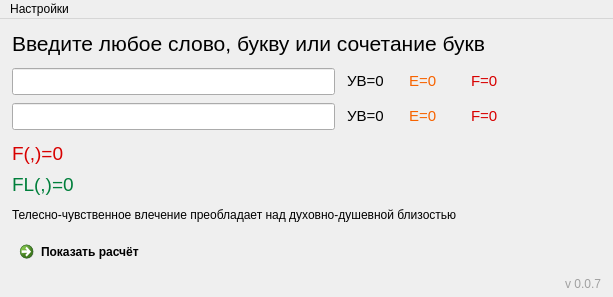
<?xml version="1.0" encoding="UTF-8"?>
<ui version="4.0">
 <class>MainWindow</class>
 <widget class="QMainWindow" name="MainWindow">
  <property name="geometry">
   <rect>
    <x>0</x>
    <y>0</y>
    <width>613</width>
    <height>297</height>
   </rect>
  </property>
  <property name="sizePolicy">
   <sizepolicy hsizetype="Fixed" vsizetype="Fixed">
    <horstretch>0</horstretch>
    <verstretch>0</verstretch>
   </sizepolicy>
  </property>
  <property name="windowTitle">
   <string>Калькулятор E, F, FL</string>
  </property>
  <property name="windowIcon">
   <iconset resource="res.qrc">
    <normaloff>:/ico/main.ico</normaloff>:/ico/main.ico</iconset>
  </property>
  <widget class="QWidget" name="centralwidget">
   <layout class="QVBoxLayout" name="verticalLayout_3">
    <property name="spacing">
     <number>12</number>
    </property>
    <property name="leftMargin">
     <number>12</number>
    </property>
    <property name="topMargin">
     <number>12</number>
    </property>
    <property name="rightMargin">
     <number>12</number>
    </property>
    <property name="bottomMargin">
     <number>6</number>
    </property>
    <item>
     <widget class="QLabel" name="label">
      <property name="font">
       <font>
        <pointsize>16</pointsize>
       </font>
      </property>
      <property name="text">
       <string>Введите любое слово, букву или сочетание букв</string>
      </property>
     </widget>
    </item>
    <item>
     <layout class="QGridLayout" name="gridLayout">
      <property name="verticalSpacing">
       <number>8</number>
      </property>
      <item row="0" column="0">
       <widget class="QLineEdit" name="name1">
        <property name="sizePolicy">
         <sizepolicy hsizetype="Expanding" vsizetype="Fixed">
          <horstretch>0</horstretch>
          <verstretch>0</verstretch>
         </sizepolicy>
        </property>
        <property name="font">
         <font>
          <pointsize>12</pointsize>
         </font>
        </property>
        <property name="toolTip">
         <string>Введито слово, слог или букву</string>
        </property>
       </widget>
      </item>
      <item row="0" column="1">
       <widget class="QLabel" name="m1">
        <property name="sizePolicy">
         <sizepolicy hsizetype="Minimum" vsizetype="Preferred">
          <horstretch>0</horstretch>
          <verstretch>0</verstretch>
         </sizepolicy>
        </property>
        <property name="minimumSize">
         <size>
          <width>50</width>
          <height>0</height>
         </size>
        </property>
        <property name="baseSize">
         <size>
          <width>0</width>
          <height>0</height>
         </size>
        </property>
        <property name="font">
         <font>
          <pointsize>11</pointsize>
         </font>
        </property>
        <property name="toolTip">
         <string>Удельный вес</string>
        </property>
        <property name="styleSheet">
         <string notr="true"/>
        </property>
        <property name="text">
         <string>УВ=0</string>
        </property>
        <property name="textInteractionFlags">
         <set>Qt::TextSelectableByMouse</set>
        </property>
       </widget>
      </item>
      <item row="0" column="2">
       <widget class="QLabel" name="e1">
        <property name="sizePolicy">
         <sizepolicy hsizetype="Minimum" vsizetype="Preferred">
          <horstretch>0</horstretch>
          <verstretch>0</verstretch>
         </sizepolicy>
        </property>
        <property name="minimumSize">
         <size>
          <width>50</width>
          <height>0</height>
         </size>
        </property>
        <property name="baseSize">
         <size>
          <width>0</width>
          <height>0</height>
         </size>
        </property>
        <property name="font">
         <font>
          <pointsize>11</pointsize>
         </font>
        </property>
        <property name="toolTip">
         <string>Энергетическая направленность</string>
        </property>
        <property name="styleSheet">
         <string notr="true">color: rgb(247, 99, 0);</string>
        </property>
        <property name="text">
         <string extracomment="Энергетическая направленность">E=0</string>
        </property>
        <property name="textInteractionFlags">
         <set>Qt::TextSelectableByMouse</set>
        </property>
       </widget>
      </item>
      <item row="0" column="3">
       <widget class="QLabel" name="f1">
        <property name="sizePolicy">
         <sizepolicy hsizetype="Minimum" vsizetype="Preferred">
          <horstretch>0</horstretch>
          <verstretch>0</verstretch>
         </sizepolicy>
        </property>
        <property name="minimumSize">
         <size>
          <width>50</width>
          <height>0</height>
         </size>
        </property>
        <property name="font">
         <font>
          <pointsize>11</pointsize>
         </font>
        </property>
        <property name="toolTip">
         <string>Опорная буква и ее сила</string>
        </property>
        <property name="styleSheet">
         <string notr="true">color: rgb(216, 0, 0);</string>
        </property>
        <property name="text">
         <string>F=0</string>
        </property>
        <property name="textInteractionFlags">
         <set>Qt::TextSelectableByMouse</set>
        </property>
       </widget>
      </item>
      <item row="0" column="4">
       <spacer name="horizontalSpacer">
        <property name="orientation">
         <enum>Qt::Horizontal</enum>
        </property>
        <property name="sizeType">
         <enum>QSizePolicy::Minimum</enum>
        </property>
        <property name="sizeHint" stdset="0">
         <size>
          <width>80</width>
          <height>20</height>
         </size>
        </property>
       </spacer>
      </item>
      <item row="1" column="0">
       <widget class="QLineEdit" name="name2">
        <property name="sizePolicy">
         <sizepolicy hsizetype="Expanding" vsizetype="Fixed">
          <horstretch>0</horstretch>
          <verstretch>0</verstretch>
         </sizepolicy>
        </property>
        <property name="font">
         <font>
          <pointsize>12</pointsize>
         </font>
        </property>
        <property name="toolTip">
         <string>Введито слово, слог или букву</string>
        </property>
       </widget>
      </item>
      <item row="1" column="1">
       <widget class="QLabel" name="m2">
        <property name="sizePolicy">
         <sizepolicy hsizetype="Minimum" vsizetype="Preferred">
          <horstretch>0</horstretch>
          <verstretch>0</verstretch>
         </sizepolicy>
        </property>
        <property name="minimumSize">
         <size>
          <width>50</width>
          <height>0</height>
         </size>
        </property>
        <property name="baseSize">
         <size>
          <width>0</width>
          <height>0</height>
         </size>
        </property>
        <property name="font">
         <font>
          <pointsize>11</pointsize>
         </font>
        </property>
        <property name="toolTip">
         <string>Удельный вес</string>
        </property>
        <property name="styleSheet">
         <string notr="true"/>
        </property>
        <property name="text">
         <string>УВ=0</string>
        </property>
        <property name="textInteractionFlags">
         <set>Qt::TextSelectableByMouse</set>
        </property>
       </widget>
      </item>
      <item row="1" column="2">
       <widget class="QLabel" name="e2">
        <property name="sizePolicy">
         <sizepolicy hsizetype="Minimum" vsizetype="Preferred">
          <horstretch>0</horstretch>
          <verstretch>0</verstretch>
         </sizepolicy>
        </property>
        <property name="minimumSize">
         <size>
          <width>50</width>
          <height>0</height>
         </size>
        </property>
        <property name="baseSize">
         <size>
          <width>0</width>
          <height>0</height>
         </size>
        </property>
        <property name="font">
         <font>
          <pointsize>11</pointsize>
         </font>
        </property>
        <property name="toolTip">
         <string>Энергетическая направленность</string>
        </property>
        <property name="styleSheet">
         <string notr="true">color: rgb(247, 99, 0);</string>
        </property>
        <property name="text">
         <string extracomment="Энергетическая направленность">E=0</string>
        </property>
        <property name="textInteractionFlags">
         <set>Qt::TextSelectableByMouse</set>
        </property>
       </widget>
      </item>
      <item row="1" column="3">
       <widget class="QLabel" name="f2">
        <property name="sizePolicy">
         <sizepolicy hsizetype="Minimum" vsizetype="Preferred">
          <horstretch>0</horstretch>
          <verstretch>0</verstretch>
         </sizepolicy>
        </property>
        <property name="minimumSize">
         <size>
          <width>50</width>
          <height>0</height>
         </size>
        </property>
        <property name="font">
         <font>
          <pointsize>11</pointsize>
         </font>
        </property>
        <property name="toolTip">
         <string>Опорная буква и ее сила</string>
        </property>
        <property name="styleSheet">
         <string notr="true">color: rgb(216, 0, 0);</string>
        </property>
        <property name="text">
         <string>F=0</string>
        </property>
        <property name="textInteractionFlags">
         <set>Qt::TextSelectableByMouse</set>
        </property>
       </widget>
      </item>
      <item row="1" column="4">
       <spacer name="horizontalSpacer_2">
        <property name="orientation">
         <enum>Qt::Horizontal</enum>
        </property>
        <property name="sizeType">
         <enum>QSizePolicy::Minimum</enum>
        </property>
        <property name="sizeHint" stdset="0">
         <size>
          <width>80</width>
          <height>20</height>
         </size>
        </property>
       </spacer>
      </item>
     </layout>
    </item>
    <item>
     <layout class="QVBoxLayout" name="verticalLayout">
      <property name="spacing">
       <number>8</number>
      </property>
      <item>
       <widget class="QLabel" name="f12">
        <property name="sizePolicy">
         <sizepolicy hsizetype="Expanding" vsizetype="Preferred">
          <horstretch>0</horstretch>
          <verstretch>0</verstretch>
         </sizepolicy>
        </property>
        <property name="font">
         <font>
          <pointsize>14</pointsize>
         </font>
        </property>
        <property name="toolTip">
         <string>Сила материального взаимодействия (телесно чувственного влечения)</string>
        </property>
        <property name="styleSheet">
         <string notr="true">color: rgb(216, 0, 0);</string>
        </property>
        <property name="text">
         <string>F(,)=0</string>
        </property>
        <property name="textInteractionFlags">
         <set>Qt::TextSelectableByMouse</set>
        </property>
       </widget>
      </item>
      <item>
       <widget class="QLabel" name="fl12">
        <property name="sizePolicy">
         <sizepolicy hsizetype="Preferred" vsizetype="Preferred">
          <horstretch>0</horstretch>
          <verstretch>0</verstretch>
         </sizepolicy>
        </property>
        <property name="sizeIncrement">
         <size>
          <width>1</width>
          <height>0</height>
         </size>
        </property>
        <property name="font">
         <font>
          <pointsize>14</pointsize>
         </font>
        </property>
        <property name="toolTip">
         <string>Сила духовного взаимодействия</string>
        </property>
        <property name="styleSheet">
         <string notr="true">color: rgb(0, 127, 59);</string>
        </property>
        <property name="text">
         <string>FL(,)=0</string>
        </property>
        <property name="scaledContents">
         <bool>true</bool>
        </property>
        <property name="textInteractionFlags">
         <set>Qt::TextSelectableByMouse</set>
        </property>
       </widget>
      </item>
     </layout>
    </item>
    <item>
     <widget class="QLabel" name="result1">
      <property name="sizePolicy">
       <sizepolicy hsizetype="Preferred" vsizetype="Preferred">
        <horstretch>0</horstretch>
        <verstretch>0</verstretch>
       </sizepolicy>
      </property>
      <property name="sizeIncrement">
       <size>
        <width>1</width>
        <height>0</height>
       </size>
      </property>
      <property name="font">
       <font>
        <pointsize>9</pointsize>
       </font>
      </property>
      <property name="styleSheet">
       <string notr="true"/>
      </property>
      <property name="text">
       <string>Телесно-чувственное влечение преобладает над духовно-душевной близостью</string>
      </property>
      <property name="scaledContents">
       <bool>true</bool>
      </property>
      <property name="textInteractionFlags">
       <set>Qt::TextSelectableByMouse</set>
      </property>
     </widget>
    </item>
    <item>
     <layout class="QVBoxLayout" name="verticalLayout_2">
      <property name="spacing">
       <number>0</number>
      </property>
      <item>
       <widget class="QCommandLinkButton" name="report">
        <property name="sizePolicy">
         <sizepolicy hsizetype="Preferred" vsizetype="Fixed">
          <horstretch>0</horstretch>
          <verstretch>0</verstretch>
         </sizepolicy>
        </property>
        <property name="minimumSize">
         <size>
          <width>0</width>
          <height>0</height>
         </size>
        </property>
        <property name="maximumSize">
         <size>
          <width>160</width>
          <height>16777215</height>
         </size>
        </property>
        <property name="toolTip">
         <string>Вывести расчёт показателей</string>
        </property>
        <property name="styleSheet">
         <string notr="true"/>
        </property>
        <property name="text">
         <string>Показать расчёт</string>
        </property>
       </widget>
      </item>
      <item>
       <spacer name="verticalSpacer">
        <property name="orientation">
         <enum>Qt::Vertical</enum>
        </property>
        <property name="sizeHint" stdset="0">
         <size>
          <width>20</width>
          <height>0</height>
         </size>
        </property>
       </spacer>
      </item>
      <item>
       <widget class="QLabel" name="version">
        <property name="maximumSize">
         <size>
          <width>16777215</width>
          <height>12</height>
         </size>
        </property>
        <property name="styleSheet">
         <string notr="true">color: rgb(160, 160, 160);</string>
        </property>
        <property name="frameShape">
         <enum>QFrame::NoFrame</enum>
        </property>
        <property name="text">
         <string>v 0.0.7</string>
        </property>
        <property name="alignment">
         <set>Qt::AlignBottom|Qt::AlignRight|Qt::AlignTrailing</set>
        </property>
       </widget>
      </item>
     </layout>
    </item>
   </layout>
  </widget>
  <widget class="QMenuBar" name="menuBar">
   <property name="geometry">
    <rect>
     <x>0</x>
     <y>0</y>
     <width>613</width>
     <height>21</height>
    </rect>
   </property>
   <widget class="QMenu" name="menu">
    <property name="title">
     <string>Настройки</string>
    </property>
    <addaction name="weight_settings"/>
   </widget>
   <addaction name="menu"/>
  </widget>
  <action name="action">
   <property name="text">
    <string>цукцук</string>
   </property>
  </action>
  <action name="weight_settings">
   <property name="text">
    <string>Энергия букв без веса</string>
   </property>
  </action>
 </widget>
 <resources>
  <include location="res.qrc"/>
 </resources>
 <connections/>
</ui>
